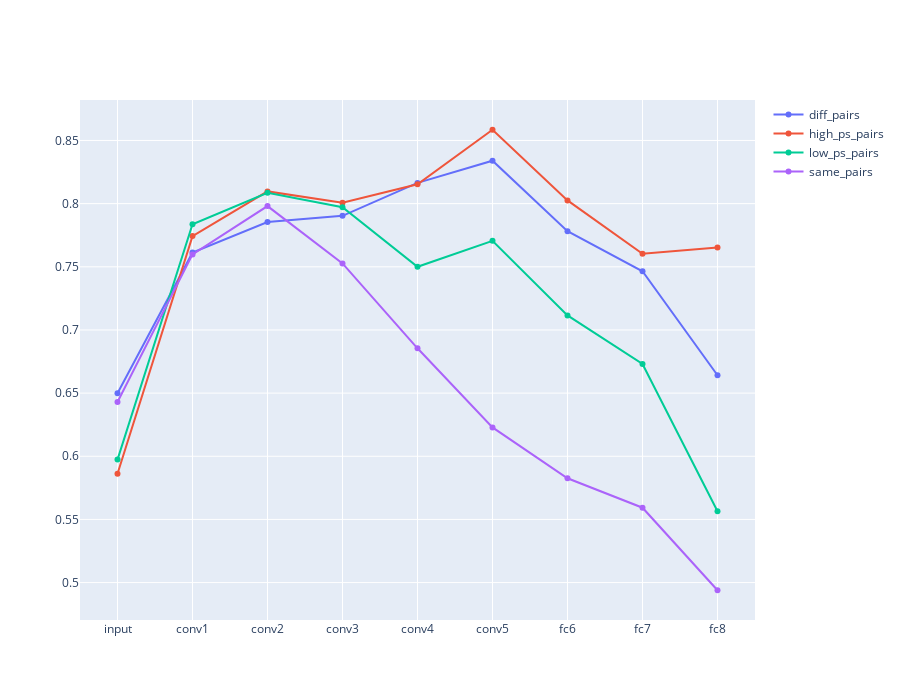

Source (notebook cell):
### Code cell
fig.update_layout(width=900, height=700)

### Figure 1 — Plotly figure (JSON) as saved in the notebook; plotly's stock layout.template omitted (floating-point values rounded to 4 significant figures)
{"data": [{"mode": "lines+markers", "name": "diff_pairs", "type": "scatter", "x": ["input", "conv1", "conv2", "conv3", "conv4", "conv5", "fc6", "fc7", "fc8"], "y": [0.6499, 0.7613, 0.7855, 0.7903, 0.8164, 0.834, 0.7782, 0.7465, 0.6641]}, {"mode": "lines+markers", "name": "high_ps_pairs", "type": "scatter", "x": ["input", "conv1", "conv2", "conv3", "conv4", "conv5", "fc6", "fc7", "fc8"], "y": [0.5862, 0.7743, 0.8097, 0.8007, 0.8153, 0.8585, 0.8026, 0.7603, 0.7652]}, {"mode": "lines+markers", "name": "low_ps_pairs", "type": "scatter", "x": ["input", "conv1", "conv2", "conv3", "conv4", "conv5", "fc6", "fc7", "fc8"], "y": [0.5974, 0.7837, 0.8086, 0.7971, 0.75, 0.7705, 0.7115, 0.6731, 0.5565]}, {"mode": "lines+markers", "name": "same_pairs", "type": "scatter", "x": ["input", "conv1", "conv2", "conv3", "conv4", "conv5", "fc6", "fc7", "fc8"], "y": [0.643, 0.7598, 0.7981, 0.7527, 0.6855, 0.6228, 0.5826, 0.5593, 0.4939]}], "layout": {"height": 700, "width": 900}}
